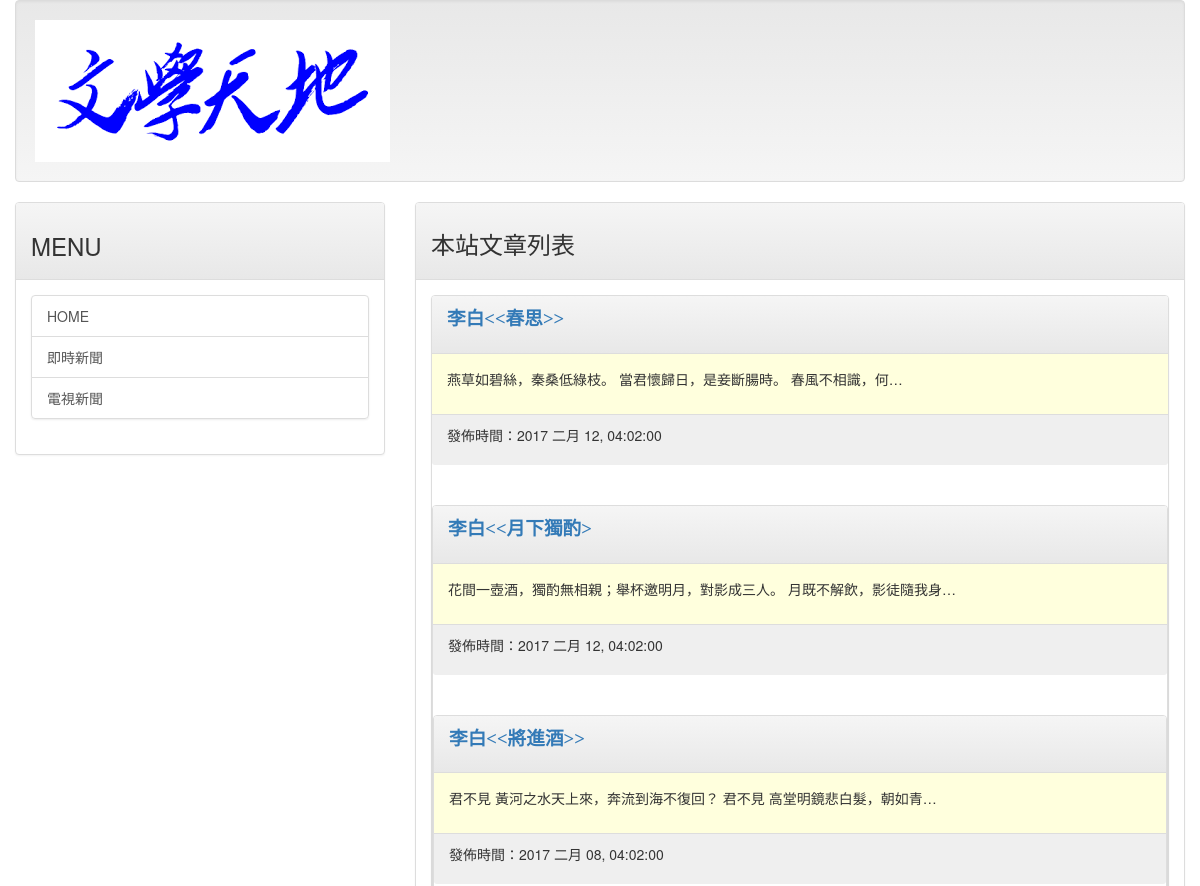
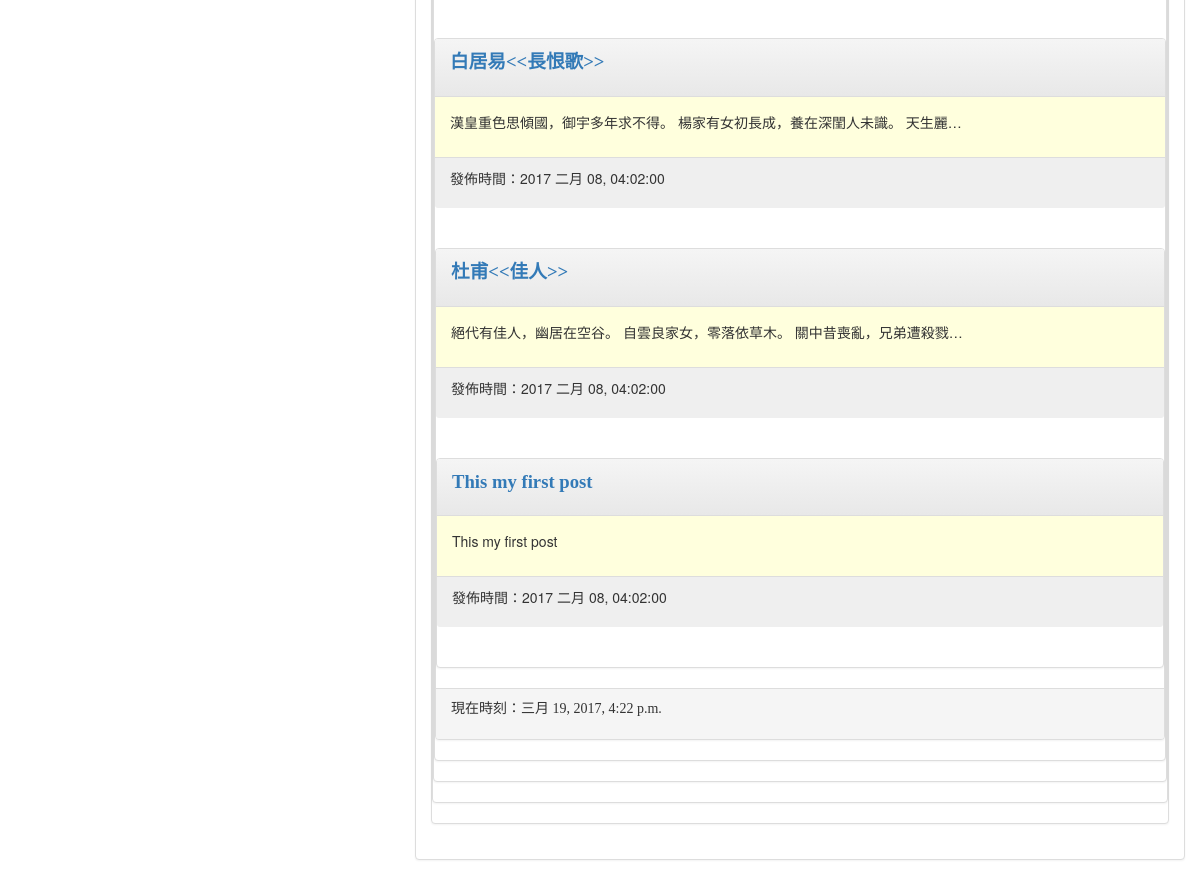
Before: / with the older database file (2 pictures, top to bottom).
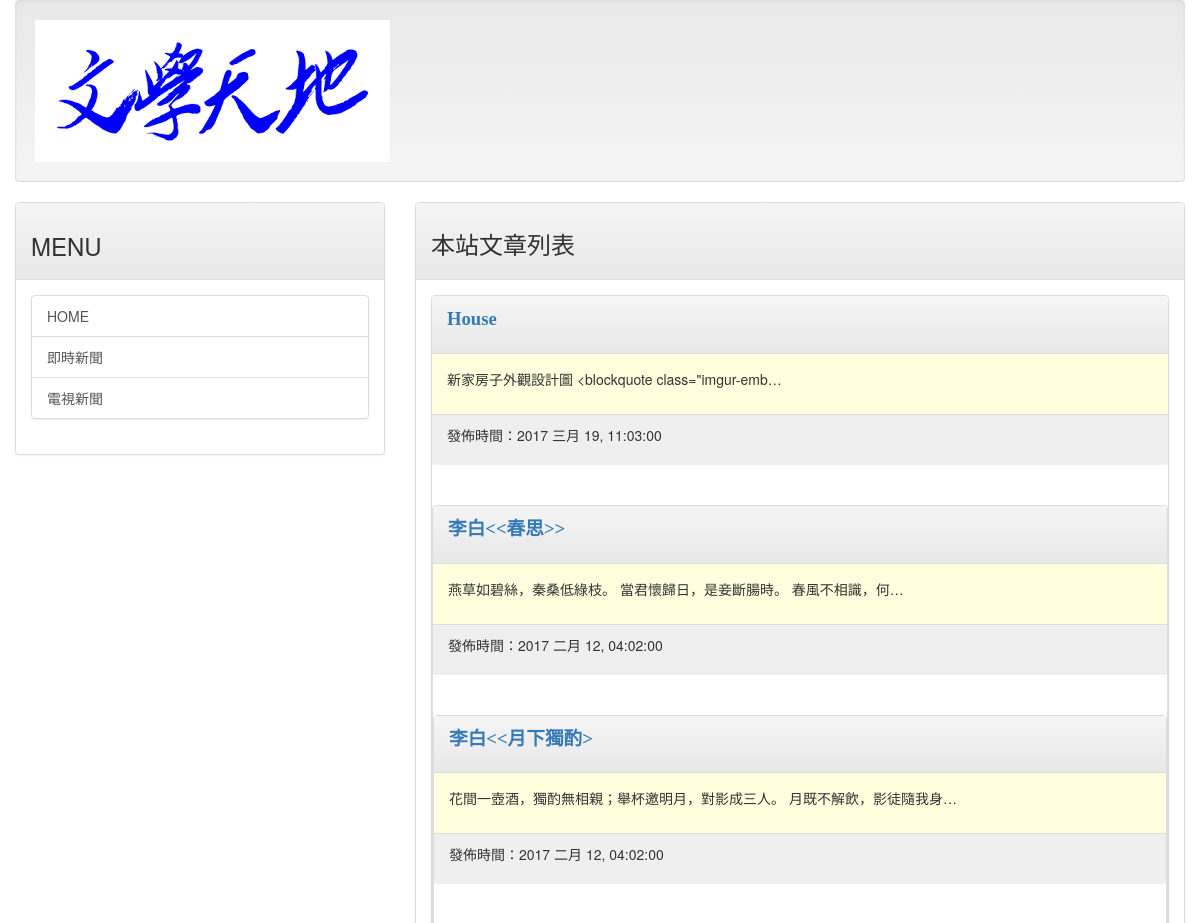
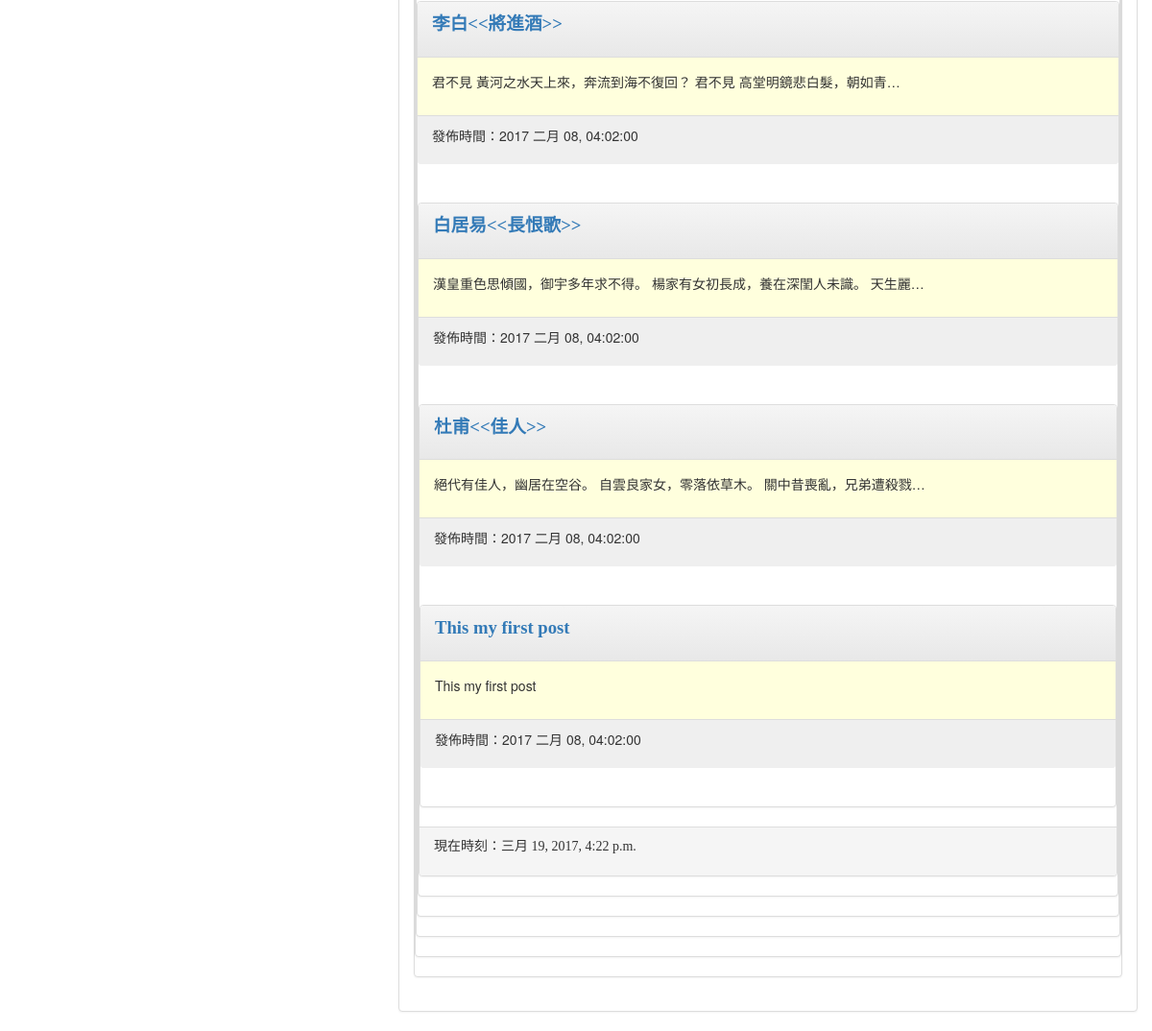
After: the same page with the newer database file (2 pictures, top to bottom).
### mainsite/models.py (models this page shows, shortened)
class Post(models.Model):
    title = models.CharField(max_length=200)
    slug = models.CharField(max_length=200)
    body = models.TextField()
    pub_date = models.DateTimeField(default=timezone.now)
    class Meta:
        ordering = ('-pub_date',)

### mainsite/views.py (the view)
# urls.py: url(r'^$', homepage),
def homepage(request):
    template = get_template('index.html')
    posts = Post.objects.all()
    now = datetime.now()
    html = template.render(locals())
    return  HttpResponse(html)

### templates/index.html (shortened to what this page needs)
{% extends 'base.html' %}
{% block headmessage %}
    <h3 style='font-family:標楷體;'>本站文章列表</h3>
{% endblock %}
{% block content %}
    {% for post in posts %}
        <div class="panel panel-default">
            <div class="panel-heading">
                <p style='font-family:微軟正黑體;font-size:14pt;font-weight:bold;'>
                    <a href='/post/{{post.slug}}'>{{ post.title }}</a>
                </p>
            </div>
            <div class="panel-body" style="background-color:#ffffdd">
                <p>
                    {{ post.body | truncatechars:40 }}
                </p>
            </div>
            <div class="panel-footer" style="background-color:#efefef">
                <p>
                    發佈時間：{{ post.pub_date | date:"Y M d, h:m:s"}}
                </p>
            </div>
            <br>
            <br>
    {% endfor %}
 {% endblock %}

Changed rows visible on the page:
added Post: title "House", body "新家房子外觀設計圖 <blockquote class=\"imgur-emb…", pub_date "2017 三月 19, 11:03:00"
